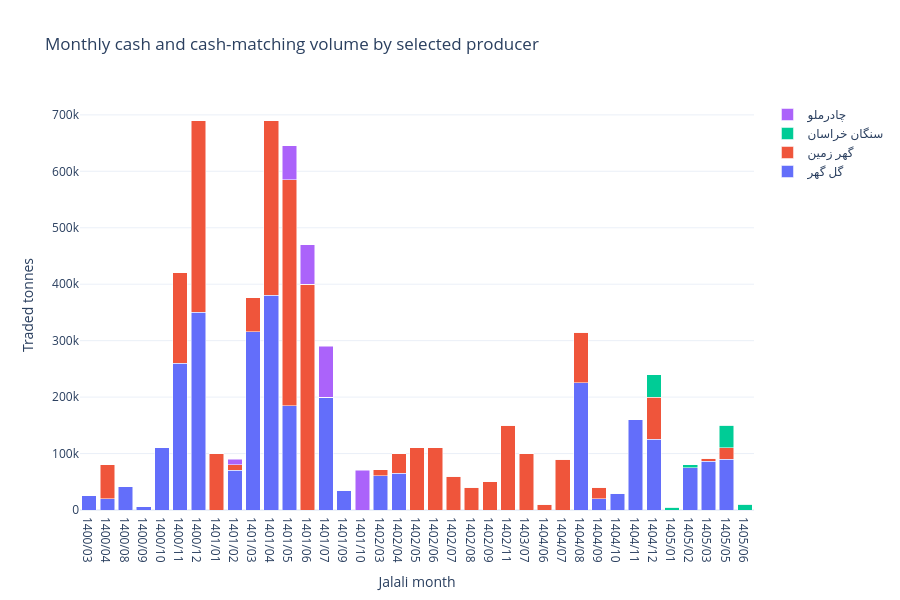
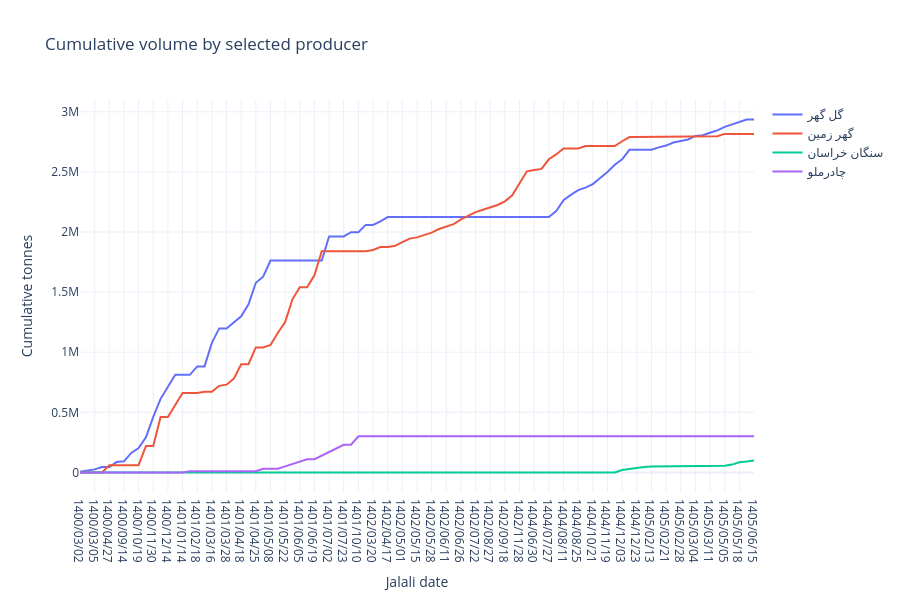

The notebook cell saved with these charts, in order:
### Markdown cell above
## 11. Historical sales volume of the four candidate producers

This section covers the full history of strict-cash and cash-matching transactions. Daily producer volume is the sum of `Quantity`. Monthly and cumulative views make long-run participation patterns visible.

### Code cell
selected_trades_full_history = cash.loc[cash["Symbol"].isin(selected_companies)].copy()
selected_trades_full_history["company"] = selected_trades_full_history["Symbol"].map(selected_companies)

full_history_volume_summary = (
    selected_trades_full_history.groupby(["company", "Symbol"], as_index=False)
    .agg(
        first_trade_date=("date_jalali", "min"),
        last_trade_date=("date_jalali", "max"),
        trade_days=("date_jalali", "nunique"),
        trade_rows=("Quantity", "size"),
        total_traded_volume=("Quantity", "sum"),
    )
    .sort_values("total_traded_volume", ascending=False)
    .reset_index(drop=True)
)
full_history_volume_summary["share_within_selected_companies_pct"] = (
    100
    * full_history_volume_summary["total_traded_volume"]
    / full_history_volume_summary["total_traded_volume"].sum()
)
display(full_history_volume_summary)

daily_selected_volume = (
    selected_trades_full_history.groupby(["date_jalali", "company"], as_index=False)
    .agg(traded_volume=("Quantity", "sum"))
)
historical_company_columns = list(selected_companies.values())
daily_volume_wide = (
    daily_selected_volume.pivot(index="date_jalali", columns="company", values="traded_volume")
    .reindex(columns=historical_company_columns)
    .fillna(0)
    .sort_index()
)
daily_volume_wide.index.name = "date_jalali"

monthly_selected_volume = daily_selected_volume.copy()
monthly_selected_volume["month_jalali"] = monthly_selected_volume["date_jalali"].str.slice(0, 7)
monthly_volume_wide = (
    monthly_selected_volume.groupby(["month_jalali", "company"])["traded_volume"].sum()
    .unstack(fill_value=0)
    .reindex(columns=historical_company_columns, fill_value=0)
    .sort_index()
)

fig = go.Figure()
for company in monthly_volume_wide.columns:
    fig.add_trace(go.Bar(x=monthly_volume_wide.index,
        y=monthly_volume_wide[company], name=company))
fig.update_layout(title='Monthly cash and cash-matching volume by selected producer',
    xaxis_title='Jalali month', yaxis_title='Traded tonnes',
    barmode='stack', height=600, template='plotly_white')
fig.show()

cumulative_volume = daily_volume_wide.cumsum()
fig = go.Figure()
for company in cumulative_volume.columns:
    fig.add_trace(go.Scatter(x=cumulative_volume.index,
        y=cumulative_volume[company], name=company))
fig.update_layout(title='Cumulative volume by selected producer',
    xaxis_title='Jalali date', yaxis_title='Cumulative tonnes',
    height=600, template='plotly_white', hovermode='x unified')
fig.show()
display(monthly_volume_wide.tail(12))
